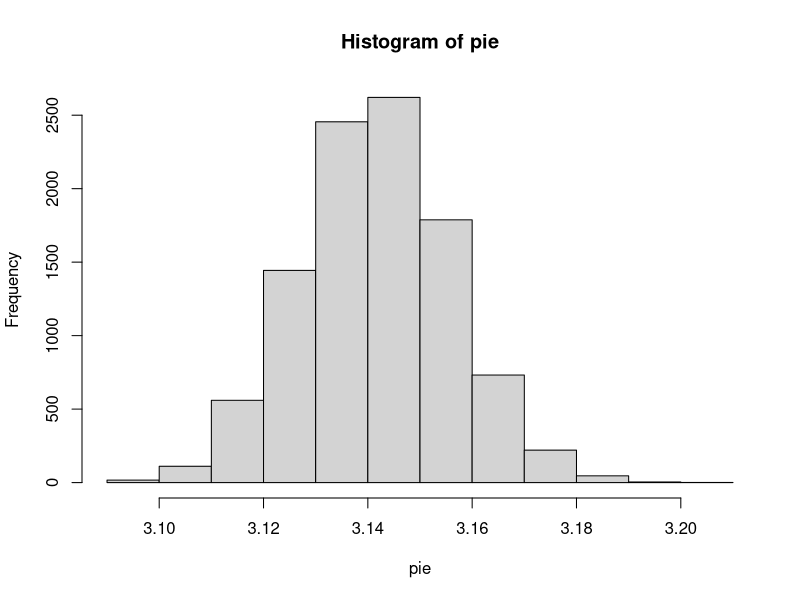

Write the R code that produced this figure.
## ---- chunk 1
knitr::opts_chunk$set(echo = TRUE)
library(ggplot2)
# generate x and theta randomly
# set d and L # let L = 1 and d = 2
# find out how many times
# this is how they solved the atom bomb calculations - with Monte Carlo simulations
d <- 2    # distance between boards
L <- 1    # length of needle
n <- 100000   # number of needles
m <- 10000      # number of trials
pie <- numeric(m) # allocate space 
for (i in 1:m){
  theta <- (pi/2)*runif(n)  # drop them at random angles
  x <- (d/2)*runif(n)       # in random spots on the board
  hits <- (x<L/2*sin(theta))   # count how many cross the line (<= won't matter in real life)
  perc <- sum(hits)/n
  pie[i] <- 1/perc
}
hist(pie)
summary(pie)
# no need for loop, runif does it as one long vector

